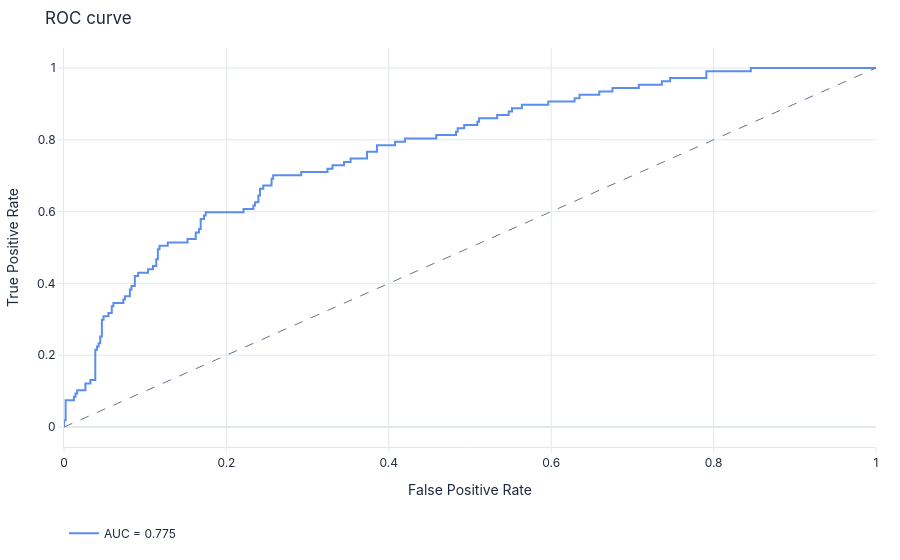

This figure's notebook cell:
### Markdown cell above
## 7. La curva ROC y el AUC

Cada punto de la **curva ROC** corresponde a un **umbral distinto**: muestra el intercambio entre
capturar fugas (eje vertical) y generar falsas alarmas (eje horizontal). El **AUC** es el área bajo esa
curva: cuanto más se acerca la curva a la esquina superior izquierda, mejor ordena el modelo.

### Code cell
exp.plot_model(mejor, plot='auc')

### Figure 1 — Plotly figure (JSON) as saved in the notebook; plotly's stock layout.template omitted (floating-point values rounded to 4 significant figures; data arrays with more than 128 entries replaced by an {"elided": "..."} marker saying what was removed)
{"data": [{"hovertemplate": "FPR: %{x:.3f}<br>TPR: %{y:.3f}<extra></extra>", "line": {"color": "#5B8DEF", "width": 2}, "mode": "lines", "name": "AUC = 0.775", "type": "scatter", "x": {"elided": "144 float values"}, "y": {"elided": "144 float values"}}, {"hoverinfo": "skip", "line": {"color": "#64748B", "dash": "dash", "width": 1}, "mode": "lines", "name": "Random", "showlegend": false, "type": "scatter", "x": [0, 1], "y": [0, 1]}], "layout": {"font": {"color": "#1E293B", "family": "Inter, system-ui, sans-serif", "size": 12}, "hoverlabel": {"bgcolor": "white", "bordercolor": "#E2E8F0", "font": {"family": "Inter, system-ui, sans-serif", "size": 12}}, "legend": {"bgcolor": "rgba(0,0,0,0)", "borderwidth": 0, "orientation": "h", "x": 0, "y": -0.18}, "margin": {"b": 48, "l": 56, "r": 24, "t": 48}, "paper_bgcolor": "rgba(0,0,0,0)", "plot_bgcolor": "rgba(0,0,0,0)", "showlegend": true, "title": {"text": "ROC curve"}, "xaxis": {"automargin": true, "gridcolor": "#E2E8F0", "linecolor": "#E2E8F0", "tickcolor": "#E2E8F0", "ticks": "outside", "title": {"text": "False Positive Rate"}, "zerolinecolor": "#E2E8F0"}, "yaxis": {"automargin": true, "gridcolor": "#E2E8F0", "linecolor": "#E2E8F0", "tickcolor": "#E2E8F0", "ticks": "outside", "title": {"text": "True Positive Rate"}, "zerolinecolor": "#E2E8F0"}}}
